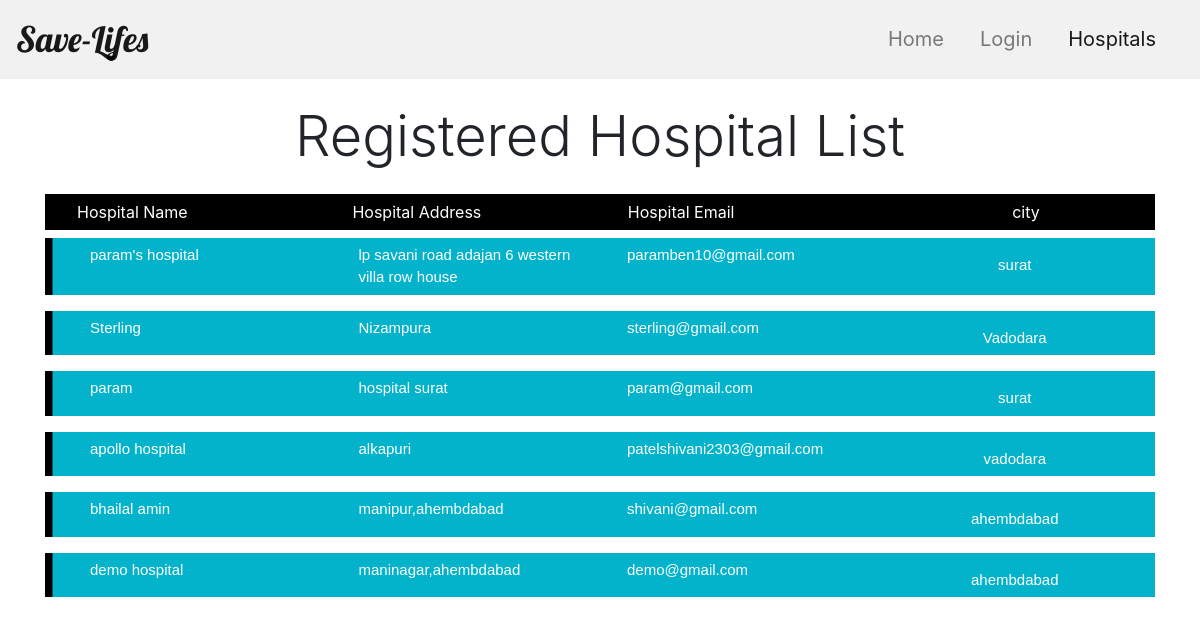
Before: /Hospital/Mainpage/ with the older database file.
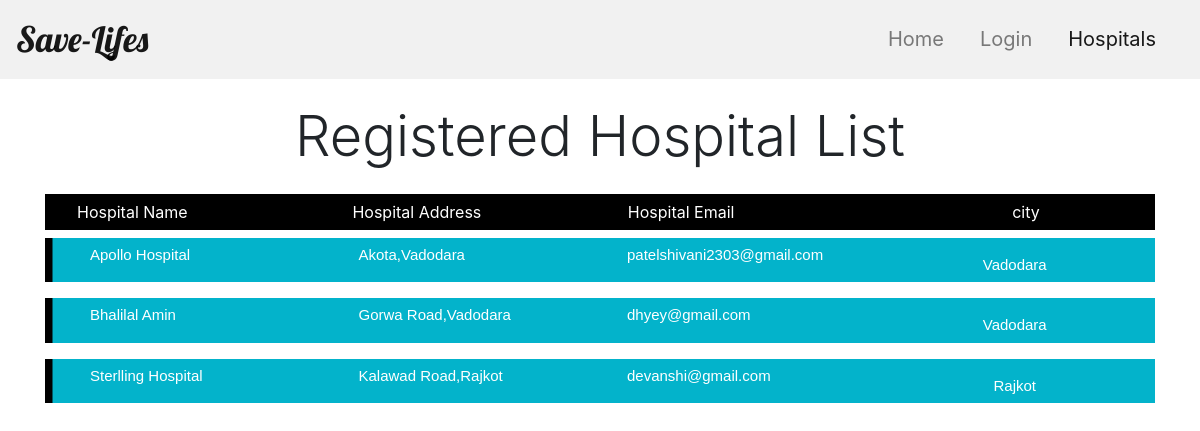
After: the same page with the newer database file.
### hospital/models.py (models this page shows)
class Hospital(models.Model):
    hospital_email=models.CharField(max_length=50,primary_key=True,help_text ='write your email')
    hospital_name=models.CharField(max_length=30)
    hospital_city=models.CharField(max_length=20)
    hospital_mobile_no=models.CharField(max_length=10)
    hospital_address=models.CharField(max_length=100,help_text = 'write your email')
    zip_code=models.CharField(max_length=6)
    hospital_latitude=models.FloatField(default=None)
    hospital_longitude=models.FloatField(default=None)

### hospital/views.py (the view)
# urls.py: url('Mainpage/',Mainpage),
def Mainpage(request):
    hospitals=Hospital.objects.all()
    return render(request, 'main.html', {'hospitals':hospitals})

### hospital/templates/main.html (shortened to what this page needs)
<html>
<head>
    {% load static %}
    <link rel="stylesheet" type="text/css" href="{% static 'css/style2.css' %}">
    <link rel="stylesheet" href="https://stackpath.bootstrapcdn.com/bootstrap/4.4.1/css/bootstrap.min.css">
</head>
<body>
    <nav class="navbar navbar-expand-lg navbar-light sticky-top" style="background-color: #f1f1f1;">
        <a class="navbar-brand" href="#" style="font-size: 35px;">Save-Lifes</a>
        <div class="collapse navbar-collapse justify-content-end" id="navbarNavAltMarkup">
            <div class="navbar-nav" style="font-size: 20px;">
                <a class="nav-item nav-link" href="/Home/Homepage">Home</a>
                <a class="nav-item nav-link" href="/Hospital/loginpage">Login</a>
                <a class="nav-item nav-link active" href="/Hospital/Mainpage">Hospitals</a>
            </div>
        </div>
    </nav>
    <div class="container">
        <h2 class="my-4 text-center display-4">Registered Hospital List</h2>
         <div class="list" style="background-color:black; color:white; padding: .4em .4em .4em 2em;">
            <div class="row">
                <div class="col">
                    Hospital Name
                </div>
                <div class="col">
                    Hospital Address
                </div>
                <div class="col">
                    Hospital Email
                </div>
                <div class="col text-center">
                    city
                </div>
            </div>
        </div>
        {% for hospital in hospitals%}
        <div class="list-type4">
            <ol>
                <li>
                    <div class="row">
                        <div class="col">
                            {{hospital.hospital_name}}
                        </div>
                        <div class="col">
                            {{hospital.hospital_address}}
                        </div>
                        <div class="col">
                            {{hospital.hospital_email}}
                        </div>
                        <div class="col text-center" style="margin-top:10px;">
                            {{hospital.hospital_city}}
                        </div>
                    </div>
                </li>
            </ol>
        </div>
        {% endfor%}
</body>
</html>

### hospital/static/css/style2.css (style rules this page uses)
.navbar-brand { font-family: 'Lobster', cursive; font-size: 30px; }
.navbar-nav a:after, .navbar-nav a:before { transition: all .5s; }
.navbar-nav a { position: relative; margin-right: 20px; }
.navbar-nav a:after { position: absolute; bottom: 0; left: 0; right: 0; margin: auto; width: 0%; content: '.'; color: transparent; background: #aaa; height: 1px; }

### hospital/templates/main.html (style rules this page uses)
.list-type4 { width:100%; margin:0 auto; }
.list-type4 ol { counter-reset: li; list-style: none; *list-style: decimal; font-size: 15px; font-family: 'Raleway', sans-serif; padding: 0; }
.list-type4 .row { padding: .4em .4em .4em 2em; *padding: .4em; margin: .5em 0; background: #03B3CB; color: white; text-decoration: none; box-shadow:inset 0.5em 0 black; -webkit-transition: box-shadow 1s; transition: box-shadow 1s; }

Changed rows visible on the page:
removed Hospital: hospital_name "param's hospital", hospital_address "lp savani road adajan 6 western villa row house", hospital_email "paramben10@gmail.com", hospital_city "surat"
removed Hospital: hospital_name "Sterling", hospital_address "Nizampura", hospital_email "sterling@gmail.com", hospital_city "Vadodara"
removed Hospital: hospital_name "param", hospital_address "hospital surat", hospital_email "param@gmail.com", hospital_city "surat"
removed Hospital: hospital_name "bhailal amin", hospital_address "manipur,ahembdabad", hospital_email "shivani@gmail.com", hospital_city "ahembdabad"
removed Hospital: hospital_name "demo hospital", hospital_address "maninagar,ahembdabad", hospital_email "demo@gmail.com", hospital_city "ahembdabad"
changed Hospital "patelshivani2303@gmail.com": hospital_name "apollo hospital" → "Apollo Hospital"; hospital_address "alkapuri" → "Akota,Vadodara"; hospital_city "vadodara" → "Vadodara"
added Hospital: hospital_name "Bhalilal Amin", hospital_address "Gorwa Road,Vadodara", hospital_email "dhyey@gmail.com", hospital_city "Vadodara"
added Hospital: hospital_name "Sterlling Hospital", hospital_address "Kalawad Road,Rajkot", hospital_email "devanshi@gmail.com", hospital_city "Rajkot"
